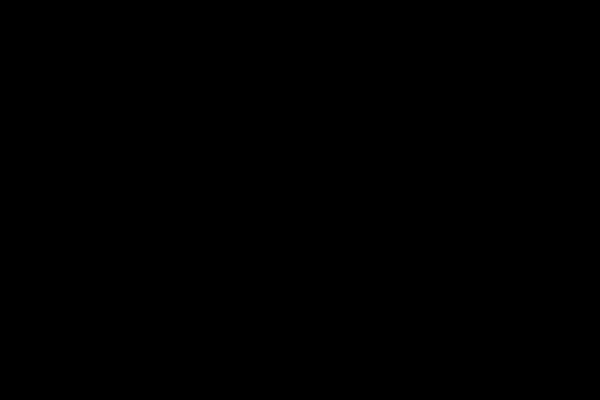
Frame 1 (no input)
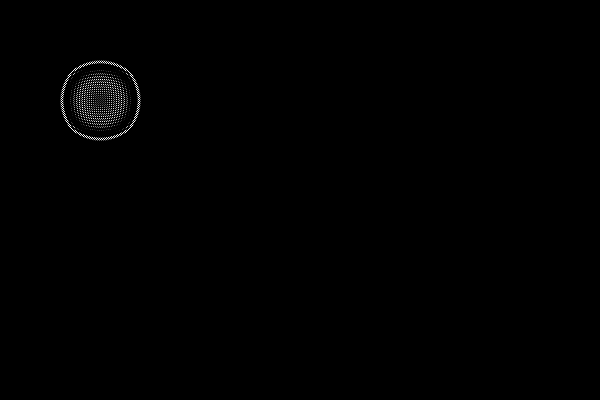
Frame 60 (the mouse pressed at the canvas centre just before this capture)
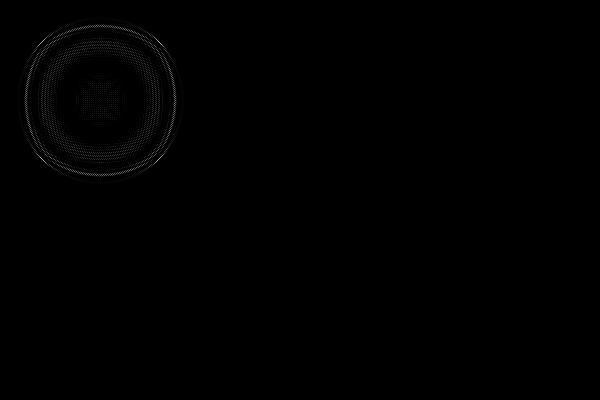
Frame 120 (the mouse held since frame 60 and released just before this capture)

The Processing sketch that drew these frames (run headless with seeded random() and noise(); from frame 60 on, the mouse is pressed at the canvas centre):

// Processing sketch: Water
// ── Water.pde

int cols, rows;
float[][] curr, prev;

float damping = .97;

void setup() {
  size(600, 400);
  
  cols = width;
  rows = height;
  
  curr = new float[cols][rows];
  prev = new float[cols][rows];

  curr[100][100] = 255;

}

void draw() {
  
  background(0);

  loadPixels();
  for (int i = 1; i < cols-1; i++) {
    for (int j = 1; j < rows-1; j++) {
  
      curr[i][j] = (prev[i-1][j] + 
                    prev[i+1][j] + 
                    prev[i][j+1] + 
                    prev[i][j-1]) / 2 - curr[i][j]; 
                    
      curr[i][j] = curr[i][j] * damping;
      
      int index = i + j * cols;
      pixels[index] = color(curr[i][j] * 100);
    }
  }
  
  updatePixels();
  
  float[][] tmp = prev;
  prev = curr;
  curr = tmp;
 
}

void mouseDragged() {

  // int index = mouseX + mouseY * cols;
  if (mouseX > 1 && mouseX < width && mouseY > 1 && mouseY < height)
    prev[mouseX][mouseY] = 255;

}
